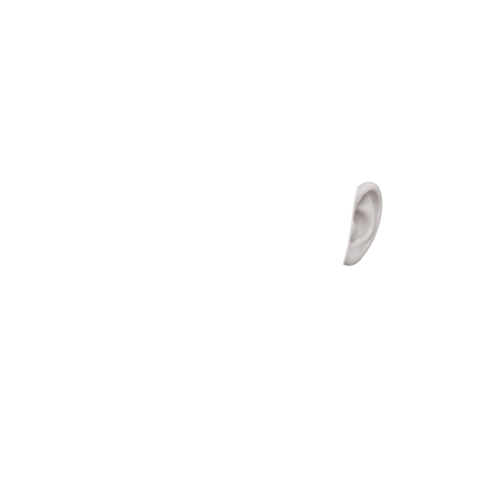
#> input picture design/images/search/v33-ear-right.png, 1000 x 1000 px, given in place of exec-41d1a360-b46a-430b-a2d9-fbdc866807a5.png, which was not available (shown at 1/2 size)
$ python make_layers.py
#> lines starting #> are read from the running program, lines starting #| are printed output that depends on the picture; after the words box and inside, x2 and y2 are one past the last pixel; in counts of white or black regions, pixels touching at a corner belong together
#!/usr/bin/env python3
"""生成ツールの耳付き・耳なし原画から登録済みの透過スプライトを分離する。

絵の描画は行わない。Pillowは原画のリサイズ、輪郭位置合わせ、アルファの
分離・清掃、レイヤー合成、検証プレビューにのみ用いる。耳なし表面そのものは
画像生成ツールの局所編集による。source-generated.pngは未分離原画の1000角版。
全座標は画面基準。画像は全て1000×1000 RGBAで保存する。
"""

from collections import deque
import json
from pathlib import Path
from PIL import Image, ImageChops, ImageFilter, ImageOps

ROOT = Path(__file__).resolve().parent
GENERATED = Path('/Users/anubis/.codex/generated_images/01a1b180-6254-7ad0-ad81-4384eaea4346')
FULL_SOURCE = GENERATED / 'exec-41d1a360-b46a-430b-a2d9-fbdc866807a5.png'
EARLESS_SOURCE = GENERATED / 'exec-d8e3072a-2318-43b4-bf7c-ec58d9d26208.png'
SIZE = (1000, 1000)
# 左耳の内側の取付け根を追跡する分割線。右耳は同じ中心線を基準に配置する。
LEFT_ROOT = ((355, 266), (363, 275), (377, 282), (400, 287),
             (430, 291), (460, 295), (490, 300), (515, 306),
             (533, 311), (540, 311))
SHIFT_X = 6
CENTER_SUM = 986 + 2 * SHIFT_X
ATTACH_Y = 448


def normalized(path: Path) -> Image.Image:
    """原画を中央で1000角へ正規化し、RGBAを維持する。"""
    with Image.open(path) as image:
        if 'A' not in image.getbands():
            raise ValueError(f'原画に透過アルファがありません: {path}')
        result = ImageOps.fit(image.convert('RGBA'), SIZE,
                              method=Image.Resampling.LANCZOS,
                              centering=(0.5, 0.5))
        centered = Image.new('RGBA', SIZE, (0, 0, 0, 0))
        centered.alpha_composite(result, (SHIFT_X, 0))
        return centered


def clean_alpha(image: Image.Image) -> Image.Image:
    """最大の連結シルエットとその1ピクセルの滑らかな縁だけを保持する。"""
    alpha = image.getchannel('A')
    values = alpha.tobytes()
    width, height = image.size
    visited = bytearray(width * height)
    largest = []
    for seed, value in enumerate(values):
        if value < 64 or visited[seed]:
            continue
        queue = deque([seed])
        visited[seed] = 1
        component = []
        while queue:
            point = queue.popleft()
            component.append(point)
            x, y = point % width, point // width
            neighbors = []
            if x: neighbors.append(point - 1)
            if x + 1 < width: neighbors.append(point + 1)
            if y: neighbors.append(point - width)
            if y + 1 < height: neighbors.append(point + width)
            for neighbor in neighbors:
                if not visited[neighbor] and values[neighbor] >= 64:
                    visited[neighbor] = 1
                    queue.append(neighbor)
        if len(component) > len(largest):
            largest = component
    support = bytearray(width * height)
    for point in largest:
        support[point] = 255
    mask = Image.frombytes('L', image.size, bytes(support)).filter(ImageFilter.MaxFilter(3))
    result = image.copy()
    result.putalpha(ImageChops.multiply(alpha, mask))
    return result


def row_bounds(image: Image.Image, y: int):
    """アルファが半分以上ある主輪郭の左右座標を取得する。"""
    row = image.getchannel('A').crop((0, y, 1000, y + 1)).tobytes()
    xs = [x for x, alpha in enumerate(row) if alpha >= 128]
    return (xs[0], xs[-1]) if xs else None


# [5 lines left out: function hermite, not called in this run]


def align_base(source: Image.Image, earless: Image.Image) -> Image.Image:
    """耳なし生成原画を元の頭・首・肩の輪郭へ行ごとに位置合わせする。"""
    base = Image.new('RGBA', SIZE, (0, 0, 0, 0))
    top = row_bounds(source, 350)
    bottom = row_bounds(source, 540)
    for y in range(1000):
        bounds = row_bounds(earless, y)
        target = row_bounds(source, y)
        if bounds is None or target is None:
            continue
        if 350 < y < 540:
            target = (round(hermite(y, 350, 540, top[0], bottom[0], 0.06, 0.32)),
                      round(hermite(y, 350, 540, top[1], bottom[1], -0.06, -0.32)))
        left, right = bounds
        target_left, target_right = target
        strip = earless.crop((max(0, left-1), y, min(1000, right+2), y+1))
        strip = strip.resize((target_right-target_left+3, 1), Image.Resampling.LANCZOS)
        base.paste(strip, (target_left-1, y))
    return clean_alpha(base)


# [34 lines left out: functions root_x, split_ear, geometry, not called in this run]


def composite_background(image: Image.Image, color: str) -> Image.Image:
    """指定背景上へ原画をアルファ合成する。"""
    return Image.alpha_composite(Image.new('RGBA', image.size, color), image)


# [16 lines left out: function preview, not called in this run]


def main():
    """原画・分割スプライト・配置JSON・検証用画像を指定先だけへ保存する。"""
    ROOT.mkdir(parents=True, exist_ok=True)
    raw = normalized(FULL_SOURCE)
#> in normalized, image is the input picture: PIL image 1000x1000 RGBA; mean R, G, B, A 83, 80.5, 80.7, 2
#> in normalized, `centered = Image.new('RGBA', SIZE, (0, 0, 0, 0))`: centered: PIL image 1000x1000 RGBA; every value is 0
    raw.save(ROOT/'source-generated.png', optimize=True)
    source = clean_alpha(raw)
#> in clean_alpha, `alpha = image.getchannel('A')`:
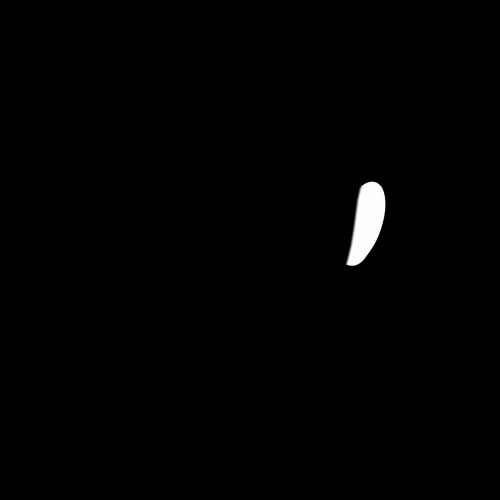
#> alpha: PIL image 1000x1000 L (shown at 1/2 size); min 0, max 255, mean 2
#> after the loop in clean_alpha, `for seed, value in enumerate(values):`: largest = 8228 values, max 531707 at index 8129, min 363740 at index 0, mean 444071.4
#> the loop in clean_alpha, `for point in largest:` made 8228 passes
#> point on passes 1 to 3: 363740, 363741, 364740
#> in clean_alpha, `mask = Image.frombytes('L', image.size, bytes(support)).filter(ImageFi..`:
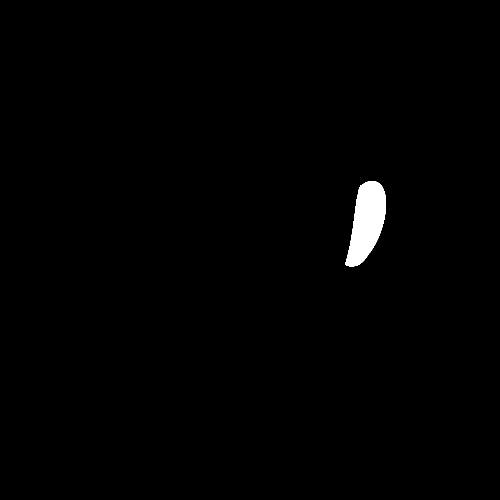
#> mask: PIL image 1000x1000 L (shown at 1/2 size); 0.87% white; 1 white region, box (x1, y1, x2, y2) and area: (691, 362, 772, 533) 8728
    earless = clean_alpha(normalized(EARLESS_SOURCE))
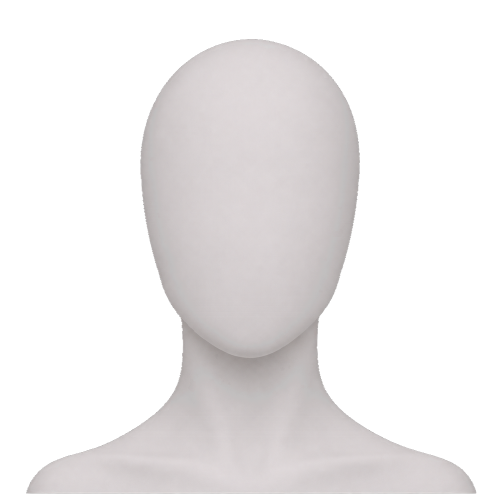
#> input picture design/images/search/v33-head-base.png, 1000 x 1000 px, given in place of exec-d8e3072a-2318-43b4-bf7c-ec58d9d26208.png, which was not available (shown at 1/2 size)
#> in normalized, image is the input picture: PIL image 1000x1000 RGBA; mean R, G, B, A 76.5, 74.3, 74.5, 93.4
#> in clean_alpha (call 2), `alpha = image.getchannel('A')`:
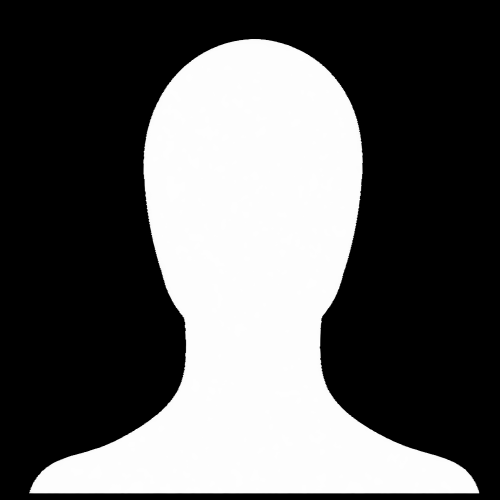
#> alpha: PIL image 1000x1000 L (shown at 1/2 size); min 0, max 255, mean 93.4
#> after the loop in clean_alpha (call 2), `for seed, value in enumerate(values):`: largest = 370072 items
#> the loop in clean_alpha (call 2), `for point in largest:` made 370072 passes
#> point on passes 1 to 3: 78497, 78498, 79497
#> in clean_alpha (call 2), `mask = Image.frombytes('L', image.size, bytes(support)).filter(ImageFi..`:
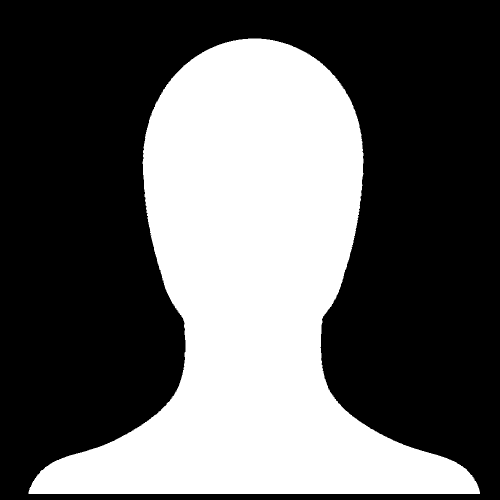
#> mask: PIL image 1000x1000 L (shown at 1/2 size); 37.4% white; 1 white region, box (x1, y1, x2, y2) and area: (57, 77, 960, 988) 374335
    base = align_base(source, earless)
#> in row_bounds, `xs = [x for x, alpha in enumerate(row) if alpha >= 128]`: xs = []
    left, right = split_ear(source,'left'), split_ear(source,'right')
    full = Image.alpha_composite(Image.alpha_composite(base,left),right)
    outputs = {'head-base.png':base,'ear-left.png':left,'ear-right.png':right,
               'head-full.png':full,'preview.png':preview(full,base,left,right)}
    for name,image in outputs.items():
        assert image.size == SIZE and image.mode == 'RGBA'
        assert all(image.getpixel(xy)[3] == 0 for xy in ((0,0),(999,0),(0,999),(999,999)))
        image.save(ROOT/name, optimize=True)
    layout = {'canvas': {'w':1000,'h':1000},'earLeft':geometry(left,'left'),'earRight':geometry(right,'right')}
    (ROOT/'layout.json').write_text(json.dumps(layout,ensure_ascii=False,indent=2)+'\n')
    assert full.tobytes() == Image.alpha_composite(Image.alpha_composite(base,left),right).tobytes()
    print(json.dumps(layout,ensure_ascii=False,indent=2))
    print('All PNG files: 1000x1000 RGBA; head-full equals the exact ordered alpha stack.')


if __name__ == '__main__':
#> (the run stopped early here; a loop or call above may not have finished)
